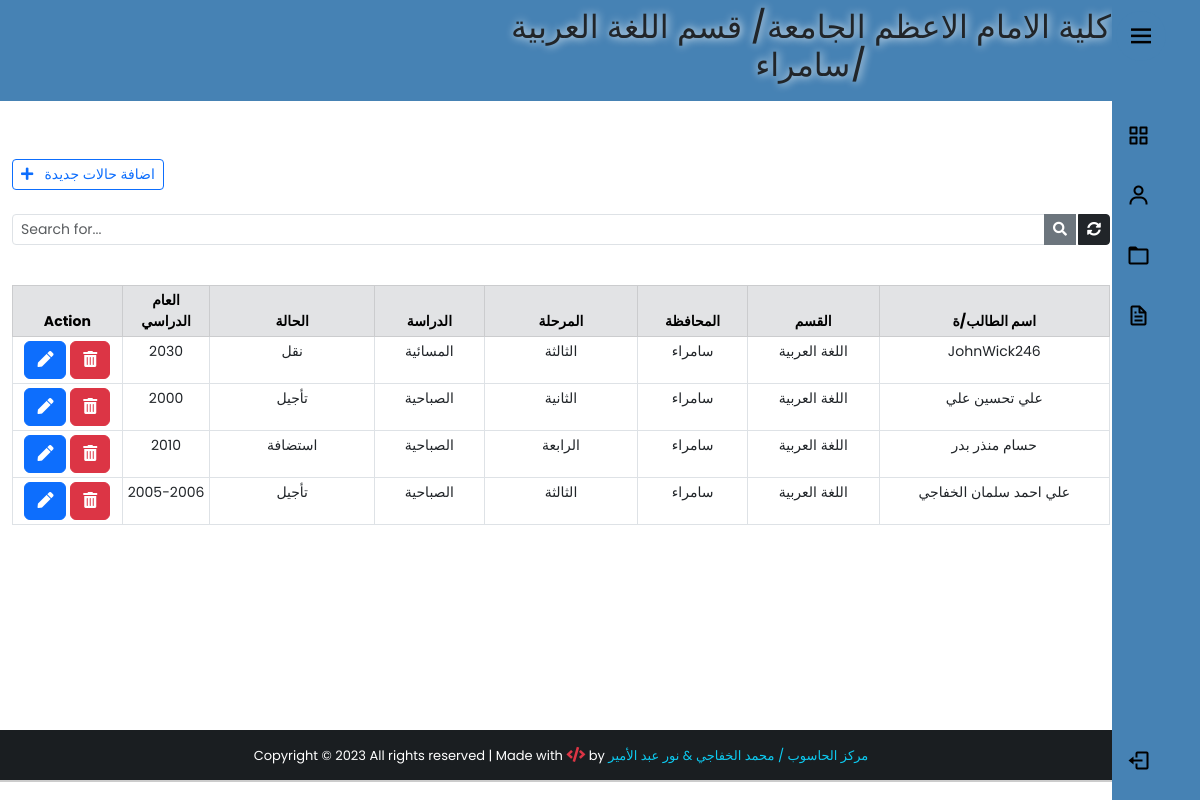
The app's page /backendState/ (signed in), older data.
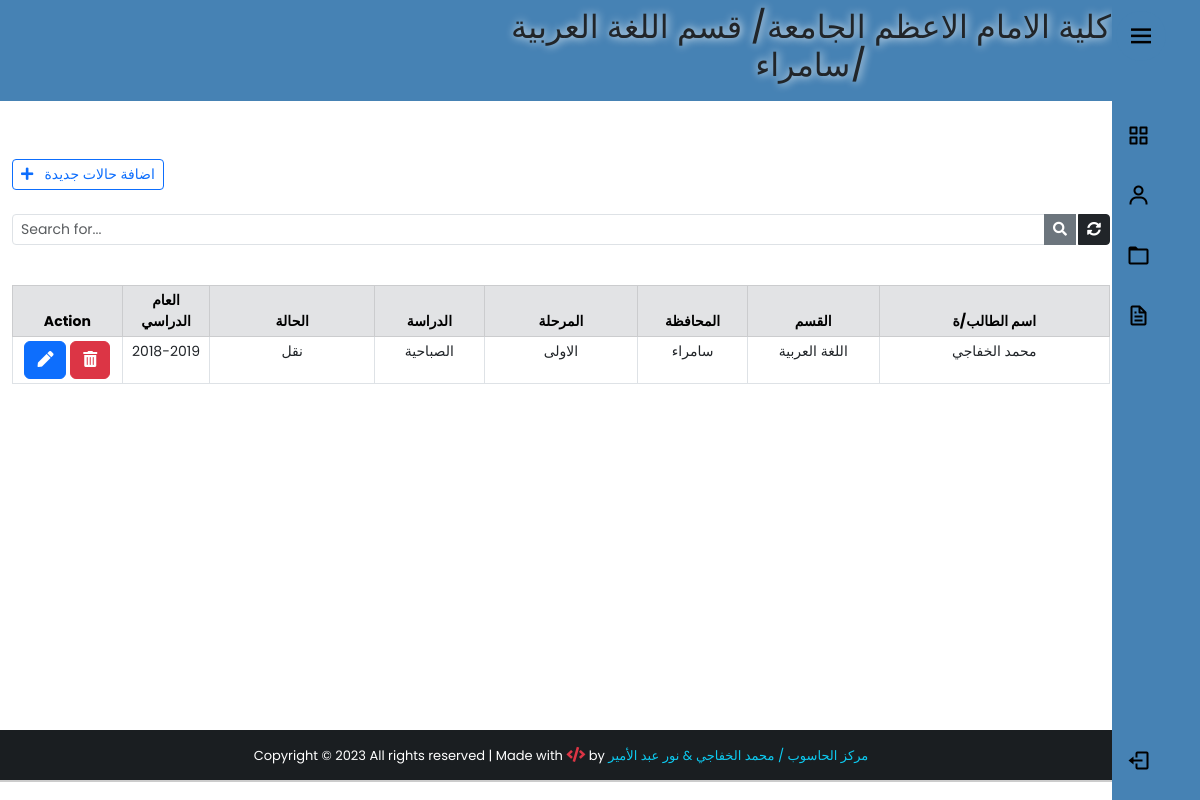
The same page, newer data.
### app/models.py (models this page shows, shortened)
class UserProfile(models.Model):
    user = models.OneToOneField(User,on_delete=models.PROTECT,verbose_name="اسم المستخدم")
    Dname = models.ForeignKey(Department,on_delete=models.PROTECT,verbose_name="القسم")
    Cname = models.ForeignKey(City,on_delete=models.PROTECT,verbose_name="المحافظة")
    class Meta:
        verbose_name_plural = "بروفايل المستخدمين"

class Department(models.Model):
    Dname = models.CharField(max_length=100,verbose_name="القسم")
    def __str__(self):
        return self.Dname
    class Meta:
        verbose_name_plural = "الاقسام العلمية"

class City(models.Model):
    Cname = models.CharField(max_length=100,verbose_name="المحافظة")
    def __str__(self):
        return self.Cname
    class Meta:
        verbose_name_plural = "المحافظات"

class StudentStatus(models.Model):
    state_list = (
        ("استضافة","استضافة"),
        ("نقل", "نقل"),
        ("تأجيل", "تأجيل"),
        ("رسوب", "رسوب"),
        ("ترقين قيد", "ترقين قيد"),
    )
    stage_list = (
        ("الاولى", "الاولى"),
        ("الثانية", "الثانية"),
        ("الثالثة", "الثالثة"),
        ("الرابعة", "الرابعة"),
    )
    study_list = (
        ("الصباحية", "الصباحية"),
        ("المسائية", "المسائية"),
    )
    user = models.CharField(max_length=100, verbose_name="اسم المستخدم")
    name = models.CharField(max_length=100, verbose_name="اسم الطالب/ة")
    Dname = models.CharField(max_length=100, verbose_name="القسم")
    Cname = models.CharField(max_length=100, verbose_name="المحافظة")
    stage = models.CharField(max_length=50, verbose_name="المرحلة", choices=stage_list)
    state = models.CharField(max_length=100, verbose_name="حالة الطالب",choices=state_list)
    year = models.CharField(max_length=50, verbose_name="العام الدراسي")
    study = models.CharField(max_length=20,verbose_name="الدراسة", choices=study_list,null=True)
    note = models.TextField(blank=True, null=True, verbose_name="الملاحظات")
    created_at = models.DateTimeField(auto_now_add=True)
    class Meta:
        verbose_name_plural = "حالات الطلبة"

### app/views.py (the view)
# urls.py: path('backendState/', views.backendState, name='backendState'),
@cache_control(no_cache=True, must_revalidate=True, no_store=True)
@login_required(login_url='login')
def backendState(request):
    if 'q' in request.GET:
        q = request.GET['q']
        user = request.user.userprofile
        all_student_list = StudentStatus.objects.filter(
            Q(name__icontains=q) | Q(state=q) | Q(
                stage=q) | Q(study=q)
        ).order_by('-created_at')
        all_student_list=all_student_list.filter(Dname=user.Dname,Cname=user.Cname,user=user.user)
    else:
        user = request.user.userprofile
        all_student_list = StudentStatus.objects.all().filter(
            user=user.user, Dname=user.Dname, Cname=user.Cname).order_by('-created_at')
    paginator = Paginator(all_student_list, 5)
    page = request.GET.get('page')
    all_students_state = paginator.get_page(page)
    context = {
        'stdState': all_students_state,
        'user': user,
    }
    return render(request, 'students_status/backend-state.html', context)

### app/templates/students_status/backend-state.html (shortened to what this page needs)
{% extends 'base2.html' %}
{% block content %}
<div class="container" style="padding-top:10px;">
     <br><br>
     <div class="d-flex justify-content-between">
          <a href="{% url 'add_studentState' %}" class="btn btn-outline-primary btn-sm"> <i class="fas fa-plus"></i>&nbsp;&nbsp; اضافة حالات جديدة</a>
     </div>
     <form action="">
          <div class="input-group input-group-sm mb-3 mt-4">
               <input type="text" name="q" class="form-control" placeholder="Search for..." value="{{ request.GET.q }}">
               <button class="btn btn-secondary"><i class="fas fa-search"></i></button>
               <a href="{% url 'backendState' %}" class="btn btn-dark" style="margin-left:2px;"><i class="fas fa-sync-alt"></i></a>
          </div>
     </form>
     <center>
          <table class="table table-bordered table-sm mt-4" style="text-align: center; font-size: 14px;">
               <thead class="table-secondary">
                  <div class="row">
                    <tr>
                         <th class="col-lg-2 col-sm-1" style="width:10%;" colspan="1">Action</th>
                         <th class="col-lg-2 col-sm-1" style="width:8%;">العام الدراسي</th>
                         <th class="col-lg-2 col-sm-1" style="width:15%;">الحالة</th>
                         <th class="col-lg-2 col-sm-1" style="width:10%;">الدراسة </th>
                         <th class="col-lg-2 col-sm-1" style="width:14%;">المرحلة </th>
                         <th class="col-lg-2 col-sm-1" style="width:10%;">المحافظة</th>
                         <th class="col-lg-2 col-sm-1" style="width:12%;">القسم</th>
                         <th class="col-lg-2 col-sm-1" style="width:21%;">اسم الطالب/ة</th>
                    </tr>
              </div>
               </thead>
               {% for std in stdState %}
               <tr>
                     <td id="responsive-border">
                         <a href="/studentState/{{std.id}}" class="btn btn-primary " title="Edit patient">
                              <i class="fas fa-pen"></i>
                         </a>
                         <a class="btn btn-secondary btn-danger" title="Remove patient" data-bs-toggle="modal" data-bs-target="#deleteModal{{std.pk}}">
                              <i class="fas fa-trash-alt"></i>
                         </a>
                     </td>
                    <td id="responsive-border"data-label="العام الدراسي ">{{std.year}}</td>
                    <td id="responsive-border"data-label="الحالة">{{std.state}}</td>
                    <td id="responsive-border"data-label="الدراسة">{{std.study}}</td>
                    <td id="responsive-border"data-label="المرحلة">{{std.stage}}</td>
                    <td id="responsive-border"data-label="المحافظة">{{std.Cname}}</td>
                    <td id="responsive-border"data-label="القسم">{{std.Dname}}</td>
                    <td id="responsive-border"data-label="اسم الطالب/ة"id="top-table">{{std.name}}</td>
               </tr>
               {% endfor %}
          </table>
     </center>
    <br> <br>
     </div>
{% endblock content %}

### app/templates/base2.html (shortened to what this page needs)
{% load static %}
<!DOCTYPE html>
<html lang="en">
<head>
     <link rel="stylesheet" href="https://cdn.jsdelivr.net/npm/bootstrap@5.3.0-alpha1/dist/css/bootstrap.min.css">
    <link rel="stylesheet" href="https://use.fontawesome.com/releases/v5.15.4/css/all.css">
    <link rel="stylesheet" href="{% static 'css/bootstrap.css' %}">
    <link rel="stylesheet" href="{% static 'css/style.css' %}">
</head>
<body style="overflow: scroll;">
{% include 'sidebar-dark.html' %}
 <div class="wrapper">
    <header id="hpage">
      <nav class="navbar navbar-expand-id navbar-dark "  style="background-color:steelblue; text-align:center;">
        <h2 class="text-dark text-outline-primary font-effect-fire" style=" margin-left:500px; text-shadow: #fff 1px 0 10px;
        font-family: "Sofia", sans-serif;
        font-size: 20px;"> كلية الامام الاعظم الجامعة/ قسم {{user.Dname}}  /{{user.Cname}}
    </nav>
    </header>
    {% block content %}
    {% endblock content %}
         </div>
 {% include 'footer.html' %}
</body>
</html>

### app/templates/sidebar-dark.html (shortened to what this page needs)
  {% load static %}
  <link href='https://unpkg.com/boxicons@2.1.1/css/boxicons.min.css' rel='stylesheet'>
  <link rel="stylesheet" href="{% static 'css/sidebar-dark.css' %}">
<nav class="sidebar close">
        <header>
                <div class="image-text">
                </div>
                <i class='bx bx-menu toggle'></i>
        </header>
        <div class="menu-bar">
            <div class="menu" >
                <ul class="menu-links"style="padding: 0%;">
                    <li class="nav-link">
                        <a href="/backend/">
                            <i class='bx bx-grid-alt icon' style="font-size:24px" ></i>
                        </a>
                    </li>
                    <li class="nav-link">
                        <a href="/backendState/">
                            <i class='bx bx-user icon' style="font-size:24px"></i>
                        </a>
                    </li>
                    <li class="nav-link">
                            <a href="/notifications/">
                                <i class='bx bx-folder icon'style="font-size:24px"></i>
                            </a>
                    </li>
                    <li class="nav-link">
                        <a href="/backend-allstudents/">
                            <i class='bx bx-file icon' style="font-size:24px"></i>
                        </a>
                    </li>
                </ul>
            </div>
            <div class="bottom-content">
                <li class="">
                    <a href="#" id="btn-nav" data-bs-toggle="modal" data-bs-target="#exampleModal">
                        <i class='bx bx-log-out icon' class='bx bx-log-out' id="log_out" style="font-size:24px"></i>
                    </a>
                </li>
            </div>
        </div>
    </nav>
    <div class="home">

### app/templates/footer.html (shortened to what this page needs)
  <footer class="bg-dark text-center text-lg-start  " id="footer" style="color:#fff;">
    <div class="text-center p-3" style="background-color:rgba(0, 0, 0,0.2);">
       <span id="allrights"> Copyright &copy; {% now "Y" %} All rights reserved | Made with
        <i class="text-danger fas fa-code" style="font-size:15px"></i> by </span>
        <a href="#" target="_blank" style="color:#0dcaf0; text-decoration:none;">مركز الحاسوب / محمد الخفاجي  & نور عبد الأمير </a>
    </div>
   </footer>

### std_collage/static/css/style.css (style rules this page uses)
html , body { margin: 0; max-width: 100%; }
#btn-nav { width: 90px; float: right; margin-right: 25px; }
.wrapper { min-height:100%; margin-bottom: -70px; }
#footer, .push { height: 50px; font-size:13px; }
#allrights { display:inline; }

### std_collage/static/css/sidebar-dark.css (style rules this page uses)
* { margin: 0; padding: 0; box-sizing: border-box; font-family: 'Poppins', sans-serif; }
:root { --body-color: white; --sidebar-color: steelblue; --primary-color: white; --primary-color-light: #F6F5FF; --toggle-color: black; --text-color: black; --tran-03: all 0.2s ease; --tran-03: all 0.3s ease; --tran-04: all 0.3s ease; --tran-05: all 0.3s ease; }
.home span { display: none; }
body { min-height: 100vh; background-color: var(--body-color); transition: var(--tran-05); }
.sidebar { position: fixed; top: 0; right: 0; height: 100%; width: 250px; padding: 10px 14px; background: var(--sidebar-color); transition: var(--tran-05); z-index: 100; }
.sidebar.close { width: 88px; }
.sidebar li { height: 50px; list-style: none; display: flex; align-items: center; margin-top: 10px; }
.sidebar header .image, .sidebar .icon { min-width: 40px; border-radius: 6px; }
.sidebar .icon { min-width: 25px; border-radius: 6px; height: 100%; display: flex; align-items: center; justify-content: center; font-size: 20px; }
.sidebar .text, .sidebar .icon { color: var(--text-color); transition: var(--tran-03); }
.sidebar header { position: relative; }
.sidebar header .image-text { display: flex; align-items: center; }
.sidebar header .toggle { position: absolute; top: 50%; left: -10px; transform: translateY(-50%) rotate(180deg); height: 50px; width: 50px; background-color:steelblue; color: black; border-radius: 50%; display: flex; align-items: center; justify-content: center; font-size: 30px; cursor: pointer; transition: var(--tran-05); }
.sidebar.close .toggle { transform: translateY(-50%) rotate(0deg); }
.sidebar .menu { margin-top: 40px; margin-left: 0%; }
.sidebar li a { list-style: none; height: 100%; background-color: transparent; display: flex; align-items: center; height: 100%; width: 100%; border-radius: 6px; text-decoration: none; transition: var(--tran-03); }
.sidebar .menu-bar { height: calc(100% - 55px); display: flex; flex-direction: column; justify-content: space-between; overflow-y: scroll; }
.home { position: absolute; top: 0; top: 0; height: 100vh; width: calc(100% - 250px); background-color: var(--body-color); transition: var(--tran-05); }
.sidebar.close ~ .home { height: 100vh; width: calc(100% - 78px); }

Row changes from the older to the newer data that the page shows:
removed StudentStatus: year "2030", state "نقل", study "المسائية", stage "الثالثة", Cname "سامراء", Dname "اللغة العربية", name "JohnWick246"
removed StudentStatus: year "2000", state "تأجيل", study "الصباحية", stage "الثانية", Cname "سامراء", Dname "اللغة العربية", name "علي تحسين علي"
removed StudentStatus: year "2010", state "استضافة", study "الصباحية", stage "الرابعة", Cname "سامراء", Dname "اللغة العربية", name "حسام منذر بدر"
removed StudentStatus: year "2005-2006", state "تأجيل", study "الصباحية", stage "الثالثة", Cname "سامراء", Dname "اللغة العربية", name "علي احمد سلمان الخفاجي"
added StudentStatus: year "2018-2019", state "نقل", study "الصباحية", stage "الاولى", Cname "سامراء", Dname "اللغة العربية", name "محمد الخفاجي"
